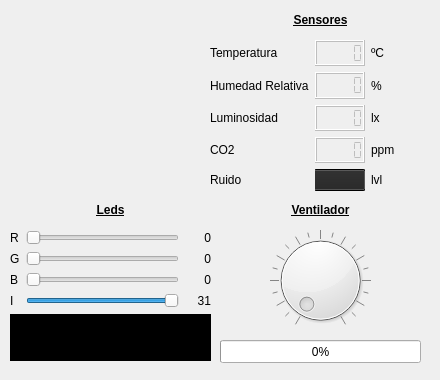
<?xml version="1.0" encoding="UTF-8"?>
<ui version="4.0">
 <class>MainWindow</class>
 <widget class="QMainWindow" name="MainWindow">
  <property name="windowModality">
   <enum>Qt::WindowModal</enum>
  </property>
  <property name="geometry">
   <rect>
    <x>0</x>
    <y>0</y>
    <width>440</width>
    <height>380</height>
   </rect>
  </property>
  <property name="sizePolicy">
   <sizepolicy hsizetype="Fixed" vsizetype="Fixed">
    <horstretch>0</horstretch>
    <verstretch>0</verstretch>
   </sizepolicy>
  </property>
  <property name="minimumSize">
   <size>
    <width>440</width>
    <height>380</height>
   </size>
  </property>
  <property name="maximumSize">
   <size>
    <width>440</width>
    <height>380</height>
   </size>
  </property>
  <property name="contextMenuPolicy">
   <enum>Qt::NoContextMenu</enum>
  </property>
  <property name="windowTitle">
   <string notr="true">LMDE-COMP</string>
  </property>
  <property name="whatsThis">
   <string notr="true"/>
  </property>
  <property name="accessibleDescription">
   <string notr="true"/>
  </property>
  <property name="unifiedTitleAndToolBarOnMac">
   <bool>true</bool>
  </property>
  <widget class="QWidget" name="centralwidget">
   <property name="enabled">
    <bool>true</bool>
   </property>
   <widget class="QLabel" name="label_5">
    <property name="geometry">
     <rect>
      <x>220</x>
      <y>200</y>
      <width>201</width>
      <height>20</height>
     </rect>
    </property>
    <property name="font">
     <font>
      <bold>true</bold>
      <underline>true</underline>
      <strikeout>false</strikeout>
      <kerning>true</kerning>
     </font>
    </property>
    <property name="accessibleName">
     <string notr="true"/>
    </property>
    <property name="accessibleDescription">
     <string notr="true"/>
    </property>
    <property name="text">
     <string>Ventilador</string>
    </property>
    <property name="scaledContents">
     <bool>false</bool>
    </property>
    <property name="alignment">
     <set>Qt::AlignCenter</set>
    </property>
   </widget>
   <widget class="QLabel" name="label_6">
    <property name="geometry">
     <rect>
      <x>10</x>
      <y>200</y>
      <width>201</width>
      <height>20</height>
     </rect>
    </property>
    <property name="font">
     <font>
      <bold>true</bold>
      <underline>true</underline>
      <strikeout>false</strikeout>
      <kerning>true</kerning>
     </font>
    </property>
    <property name="text">
     <string>Leds</string>
    </property>
    <property name="alignment">
     <set>Qt::AlignCenter</set>
    </property>
   </widget>
   <widget class="QDial" name="dial_fan">
    <property name="geometry">
     <rect>
      <x>220</x>
      <y>230</y>
      <width>201</width>
      <height>101</height>
     </rect>
    </property>
    <property name="mouseTracking">
     <bool>false</bool>
    </property>
    <property name="accessibleName">
     <string notr="true"/>
    </property>
    <property name="accessibleDescription">
     <string notr="true"/>
    </property>
    <property name="maximum">
     <number>100</number>
    </property>
    <property name="orientation">
     <enum>Qt::Horizontal</enum>
    </property>
    <property name="invertedAppearance">
     <bool>false</bool>
    </property>
    <property name="invertedControls">
     <bool>false</bool>
    </property>
    <property name="wrapping">
     <bool>false</bool>
    </property>
    <property name="notchTarget">
     <double>5.000000000000000</double>
    </property>
    <property name="notchesVisible">
     <bool>true</bool>
    </property>
   </widget>
   <widget class="QProgressBar" name="progressBar_fan">
    <property name="geometry">
     <rect>
      <x>220</x>
      <y>340</y>
      <width>201</width>
      <height>23</height>
     </rect>
    </property>
    <property name="accessibleName">
     <string notr="true"/>
    </property>
    <property name="accessibleDescription">
     <string notr="true"/>
    </property>
    <property name="value">
     <number>0</number>
    </property>
   </widget>
   <widget class="QLabel" name="label_13">
    <property name="geometry">
     <rect>
      <x>220</x>
      <y>10</y>
      <width>201</width>
      <height>20</height>
     </rect>
    </property>
    <property name="font">
     <font>
      <bold>true</bold>
      <underline>true</underline>
      <strikeout>false</strikeout>
      <kerning>true</kerning>
     </font>
    </property>
    <property name="accessibleName">
     <string notr="true"/>
    </property>
    <property name="accessibleDescription">
     <string notr="true"/>
    </property>
    <property name="text">
     <string>Sensores</string>
    </property>
    <property name="alignment">
     <set>Qt::AlignCenter</set>
    </property>
   </widget>
   <widget class="QLabel" name="label_14">
    <property name="geometry">
     <rect>
      <x>20</x>
      <y>10</y>
      <width>171</width>
      <height>181</height>
     </rect>
    </property>
    <property name="accessibleName">
     <string notr="true"/>
    </property>
    <property name="accessibleDescription">
     <string notr="true"/>
    </property>
    <property name="text">
     <string/>
    </property>
    <property name="pixmap">
     <pixmap resource="resources.qrc">:/ui/lampara.png</pixmap>
    </property>
    <property name="scaledContents">
     <bool>true</bool>
    </property>
    <property name="alignment">
     <set>Qt::AlignCenter</set>
    </property>
   </widget>
   <widget class="QWidget" name="verticalLayoutWidget">
    <property name="geometry">
     <rect>
      <x>10</x>
      <y>230</y>
      <width>201</width>
      <height>131</height>
     </rect>
    </property>
    <layout class="QVBoxLayout" name="verticalLayout_3">
     <item>
      <layout class="QGridLayout" name="gridLayout" columnminimumwidth="0,0,26">
       <item row="3" column="1">
        <widget class="QSlider" name="horizontalSlider_i">
         <property name="maximum">
          <number>31</number>
         </property>
         <property name="value">
          <number>31</number>
         </property>
         <property name="orientation">
          <enum>Qt::Horizontal</enum>
         </property>
        </widget>
       </item>
       <item row="2" column="0">
        <widget class="QLabel" name="label_20">
         <property name="accessibleName">
          <string notr="true"/>
         </property>
         <property name="accessibleDescription">
          <string notr="true"/>
         </property>
         <property name="text">
          <string>B</string>
         </property>
        </widget>
       </item>
       <item row="1" column="1">
        <widget class="QSlider" name="horizontalSlider_g">
         <property name="maximum">
          <number>255</number>
         </property>
         <property name="orientation">
          <enum>Qt::Horizontal</enum>
         </property>
        </widget>
       </item>
       <item row="0" column="0">
        <widget class="QLabel" name="label_22">
         <property name="accessibleName">
          <string notr="true"/>
         </property>
         <property name="accessibleDescription">
          <string notr="true"/>
         </property>
         <property name="text">
          <string>R</string>
         </property>
        </widget>
       </item>
       <item row="0" column="1">
        <widget class="QSlider" name="horizontalSlider_r">
         <property name="maximum">
          <number>255</number>
         </property>
         <property name="orientation">
          <enum>Qt::Horizontal</enum>
         </property>
        </widget>
       </item>
       <item row="1" column="0">
        <widget class="QLabel" name="label_19">
         <property name="accessibleName">
          <string notr="true"/>
         </property>
         <property name="accessibleDescription">
          <string notr="true"/>
         </property>
         <property name="text">
          <string>G</string>
         </property>
        </widget>
       </item>
       <item row="3" column="0">
        <widget class="QLabel" name="label_21">
         <property name="accessibleName">
          <string notr="true"/>
         </property>
         <property name="accessibleDescription">
          <string notr="true"/>
         </property>
         <property name="text">
          <string>I</string>
         </property>
        </widget>
       </item>
       <item row="2" column="1">
        <widget class="QSlider" name="horizontalSlider_b">
         <property name="maximum">
          <number>255</number>
         </property>
         <property name="orientation">
          <enum>Qt::Horizontal</enum>
         </property>
        </widget>
       </item>
       <item row="0" column="2">
        <widget class="QLabel" name="label_r">
         <property name="accessibleName">
          <string notr="true"/>
         </property>
         <property name="accessibleDescription">
          <string notr="true"/>
         </property>
         <property name="text">
          <string notr="true">0</string>
         </property>
         <property name="alignment">
          <set>Qt::AlignRight|Qt::AlignTrailing|Qt::AlignVCenter</set>
         </property>
        </widget>
       </item>
       <item row="1" column="2">
        <widget class="QLabel" name="label_g">
         <property name="accessibleName">
          <string notr="true"/>
         </property>
         <property name="accessibleDescription">
          <string notr="true"/>
         </property>
         <property name="text">
          <string notr="true">0</string>
         </property>
         <property name="alignment">
          <set>Qt::AlignRight|Qt::AlignTrailing|Qt::AlignVCenter</set>
         </property>
        </widget>
       </item>
       <item row="2" column="2">
        <widget class="QLabel" name="label_b">
         <property name="accessibleName">
          <string notr="true"/>
         </property>
         <property name="accessibleDescription">
          <string notr="true"/>
         </property>
         <property name="text">
          <string notr="true">0</string>
         </property>
         <property name="alignment">
          <set>Qt::AlignRight|Qt::AlignTrailing|Qt::AlignVCenter</set>
         </property>
        </widget>
       </item>
       <item row="3" column="2">
        <widget class="QLabel" name="label_i">
         <property name="accessibleName">
          <string notr="true"/>
         </property>
         <property name="accessibleDescription">
          <string notr="true"/>
         </property>
         <property name="text">
          <string notr="true">31</string>
         </property>
         <property name="alignment">
          <set>Qt::AlignRight|Qt::AlignTrailing|Qt::AlignVCenter</set>
         </property>
        </widget>
       </item>
      </layout>
     </item>
     <item>
      <widget class="QLabel" name="color">
       <property name="whatsThis">
        <string notr="true"/>
       </property>
       <property name="accessibleDescription">
        <string notr="true"/>
       </property>
       <property name="styleSheet">
        <string notr="true">background-color: rgb(0, 0, 0);</string>
       </property>
       <property name="text">
        <string/>
       </property>
       <property name="alignment">
        <set>Qt::AlignCenter</set>
       </property>
      </widget>
     </item>
    </layout>
   </widget>
   <widget class="QWidget" name="gridLayoutWidget">
    <property name="geometry">
     <rect>
      <x>210</x>
      <y>40</y>
      <width>220</width>
      <height>151</height>
     </rect>
    </property>
    <layout class="QGridLayout" name="gridLayout_2" columnstretch="0,0,0">
     <item row="2" column="1">
      <widget class="QLCDNumber" name="lcd_luminosity">
       <property name="enabled">
        <bool>false</bool>
       </property>
       <property name="maximumSize">
        <size>
         <width>50</width>
         <height>16777215</height>
        </size>
       </property>
       <property name="accessibleName">
        <string notr="true"/>
       </property>
       <property name="accessibleDescription">
        <string notr="true"/>
       </property>
       <property name="inputMethodHints">
        <set>Qt::ImhNone</set>
       </property>
       <property name="digitCount">
        <number>5</number>
       </property>
       <property name="segmentStyle">
        <enum>QLCDNumber::Flat</enum>
       </property>
       <property name="value" stdset="0">
        <double>0.000000000000000</double>
       </property>
      </widget>
     </item>
     <item row="3" column="1">
      <widget class="QLCDNumber" name="lcd_co2">
       <property name="enabled">
        <bool>false</bool>
       </property>
       <property name="maximumSize">
        <size>
         <width>50</width>
         <height>16777215</height>
        </size>
       </property>
       <property name="accessibleName">
        <string notr="true"/>
       </property>
       <property name="accessibleDescription">
        <string notr="true"/>
       </property>
       <property name="inputMethodHints">
        <set>Qt::ImhNone</set>
       </property>
       <property name="digitCount">
        <number>5</number>
       </property>
       <property name="segmentStyle">
        <enum>QLCDNumber::Flat</enum>
       </property>
       <property name="value" stdset="0">
        <double>0.000000000000000</double>
       </property>
      </widget>
     </item>
     <item row="0" column="0">
      <widget class="QLabel" name="label">
       <property name="maximumSize">
        <size>
         <width>300</width>
         <height>16777215</height>
        </size>
       </property>
       <property name="accessibleName">
        <string notr="true"/>
       </property>
       <property name="accessibleDescription">
        <string notr="true"/>
       </property>
       <property name="text">
        <string>Temperatura</string>
       </property>
      </widget>
     </item>
     <item row="0" column="1">
      <widget class="QLCDNumber" name="lcd_temp">
       <property name="enabled">
        <bool>false</bool>
       </property>
       <property name="maximumSize">
        <size>
         <width>50</width>
         <height>16777215</height>
        </size>
       </property>
       <property name="font">
        <font>
         <bold>false</bold>
        </font>
       </property>
       <property name="accessibleName">
        <string notr="true"/>
       </property>
       <property name="accessibleDescription">
        <string notr="true"/>
       </property>
       <property name="autoFillBackground">
        <bool>false</bool>
       </property>
       <property name="frameShape">
        <enum>QFrame::Box</enum>
       </property>
       <property name="frameShadow">
        <enum>QFrame::Raised</enum>
       </property>
       <property name="smallDecimalPoint">
        <bool>false</bool>
       </property>
       <property name="digitCount">
        <number>5</number>
       </property>
       <property name="mode">
        <enum>QLCDNumber::Dec</enum>
       </property>
       <property name="segmentStyle">
        <enum>QLCDNumber::Flat</enum>
       </property>
       <property name="value" stdset="0">
        <double>0.000000000000000</double>
       </property>
       <property name="intValue" stdset="0">
        <number>0</number>
       </property>
      </widget>
     </item>
     <item row="4" column="1">
      <widget class="QProgressBar" name="progressBar_noise">
       <property name="maximumSize">
        <size>
         <width>50</width>
         <height>16777215</height>
        </size>
       </property>
       <property name="styleSheet">
        <string notr="true">background-color: qlineargradient(spread:pad, x1:0, y1:0, x2:1, y2:0, stop:0 rgba(51, 209, 122, 255), stop:0.333 rgba(51, 209, 122, 255), stop:0.334 rgba(255, 120, 0, 255), stop:0.666 rgba(255, 120, 0, 255), stop:0.667 rgba(224, 27, 36, 255), stop:1 rgba(224, 27, 36, 255));

selection-background-color: rgb(42, 42, 42);</string>
       </property>
       <property name="value">
        <number>100</number>
       </property>
       <property name="textVisible">
        <bool>false</bool>
       </property>
       <property name="invertedAppearance">
        <bool>true</bool>
       </property>
      </widget>
     </item>
     <item row="3" column="0">
      <widget class="QLabel" name="label_4">
       <property name="maximumSize">
        <size>
         <width>300</width>
         <height>16777215</height>
        </size>
       </property>
       <property name="accessibleName">
        <string notr="true"/>
       </property>
       <property name="accessibleDescription">
        <string notr="true"/>
       </property>
       <property name="text">
        <string>CO2</string>
       </property>
      </widget>
     </item>
     <item row="1" column="0">
      <widget class="QLabel" name="label_2">
       <property name="maximumSize">
        <size>
         <width>300</width>
         <height>16777215</height>
        </size>
       </property>
       <property name="accessibleName">
        <string notr="true"/>
       </property>
       <property name="accessibleDescription">
        <string notr="true"/>
       </property>
       <property name="text">
        <string>Humedad Relativa</string>
       </property>
      </widget>
     </item>
     <item row="4" column="0">
      <widget class="QLabel" name="label_7">
       <property name="maximumSize">
        <size>
         <width>300</width>
         <height>16777215</height>
        </size>
       </property>
       <property name="accessibleName">
        <string notr="true"/>
       </property>
       <property name="accessibleDescription">
        <string notr="true"/>
       </property>
       <property name="text">
        <string>Ruido</string>
       </property>
      </widget>
     </item>
     <item row="1" column="1">
      <widget class="QLCDNumber" name="lcd_humidity">
       <property name="enabled">
        <bool>false</bool>
       </property>
       <property name="maximumSize">
        <size>
         <width>50</width>
         <height>16777215</height>
        </size>
       </property>
       <property name="accessibleName">
        <string notr="true"/>
       </property>
       <property name="accessibleDescription">
        <string notr="true"/>
       </property>
       <property name="inputMethodHints">
        <set>Qt::ImhNone</set>
       </property>
       <property name="digitCount">
        <number>5</number>
       </property>
       <property name="segmentStyle">
        <enum>QLCDNumber::Flat</enum>
       </property>
       <property name="value" stdset="0">
        <double>0.000000000000000</double>
       </property>
       <property name="intValue" stdset="0">
        <number>0</number>
       </property>
      </widget>
     </item>
     <item row="2" column="0">
      <widget class="QLabel" name="label_3">
       <property name="maximumSize">
        <size>
         <width>300</width>
         <height>16777215</height>
        </size>
       </property>
       <property name="accessibleName">
        <string notr="true"/>
       </property>
       <property name="accessibleDescription">
        <string notr="true"/>
       </property>
       <property name="text">
        <string>Luminosidad</string>
       </property>
      </widget>
     </item>
     <item row="0" column="2">
      <widget class="QLabel" name="label_8">
       <property name="text">
        <string>ºC</string>
       </property>
      </widget>
     </item>
     <item row="1" column="2">
      <widget class="QLabel" name="label_9">
       <property name="text">
        <string>%</string>
       </property>
      </widget>
     </item>
     <item row="2" column="2">
      <widget class="QLabel" name="label_10">
       <property name="text">
        <string>lx</string>
       </property>
      </widget>
     </item>
     <item row="3" column="2">
      <widget class="QLabel" name="label_11">
       <property name="text">
        <string>ppm</string>
       </property>
      </widget>
     </item>
     <item row="4" column="2">
      <widget class="QLabel" name="label_12">
       <property name="text">
        <string>lvl</string>
       </property>
      </widget>
     </item>
    </layout>
   </widget>
  </widget>
 </widget>
 <resources>
  <include location="resources.qrc"/>
 </resources>
 <connections>
  <connection>
   <sender>dial_fan</sender>
   <signal>valueChanged(int)</signal>
   <receiver>progressBar_fan</receiver>
   <slot>setValue(int)</slot>
   <hints>
    <hint type="sourcelabel">
     <x>330</x>
     <y>100</y>
    </hint>
    <hint type="destinationlabel">
     <x>330</x>
     <y>181</y>
    </hint>
   </hints>
  </connection>
  <connection>
   <sender>horizontalSlider_r</sender>
   <signal>valueChanged(int)</signal>
   <receiver>label_r</receiver>
   <slot>setNum(int)</slot>
   <hints>
    <hint type="sourcelabel">
     <x>102</x>
     <y>240</y>
    </hint>
    <hint type="destinationlabel">
     <x>195</x>
     <y>240</y>
    </hint>
   </hints>
  </connection>
  <connection>
   <sender>horizontalSlider_g</sender>
   <signal>valueChanged(int)</signal>
   <receiver>label_g</receiver>
   <slot>setNum(int)</slot>
   <hints>
    <hint type="sourcelabel">
     <x>102</x>
     <y>263</y>
    </hint>
    <hint type="destinationlabel">
     <x>195</x>
     <y>263</y>
    </hint>
   </hints>
  </connection>
  <connection>
   <sender>horizontalSlider_b</sender>
   <signal>valueChanged(int)</signal>
   <receiver>label_b</receiver>
   <slot>setNum(int)</slot>
   <hints>
    <hint type="sourcelabel">
     <x>102</x>
     <y>286</y>
    </hint>
    <hint type="destinationlabel">
     <x>195</x>
     <y>286</y>
    </hint>
   </hints>
  </connection>
  <connection>
   <sender>horizontalSlider_i</sender>
   <signal>valueChanged(int)</signal>
   <receiver>label_i</receiver>
   <slot>setNum(int)</slot>
   <hints>
    <hint type="sourcelabel">
     <x>102</x>
     <y>309</y>
    </hint>
    <hint type="destinationlabel">
     <x>195</x>
     <y>309</y>
    </hint>
   </hints>
  </connection>
 </connections>
</ui>
